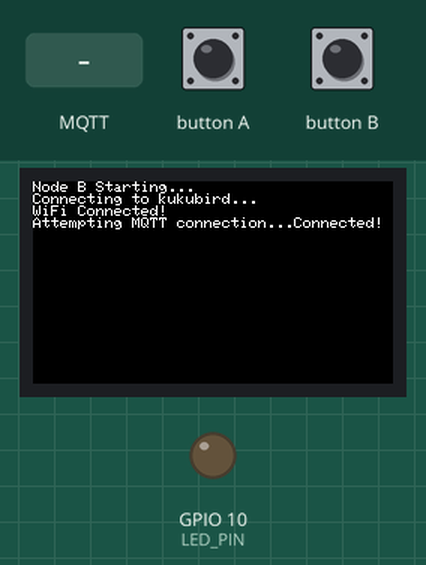
Recording of a sketch running on a simulated ESP32-S3. Parts: 240×135 colour display, output pins drawn as LEDs (lit = HIGH). The test bench sets the inputs (shaded band). WiFi joins after 1.5 s; servers stay silent unless stated; random numbers use the default seed unless the sketch sets one; no MQTT or app messages arrive unless stated.

Above: at 2.8 s.
2.9 s: MQTT message "TOGGLE" arrives on the first subscribed topic
At 3.5 s:
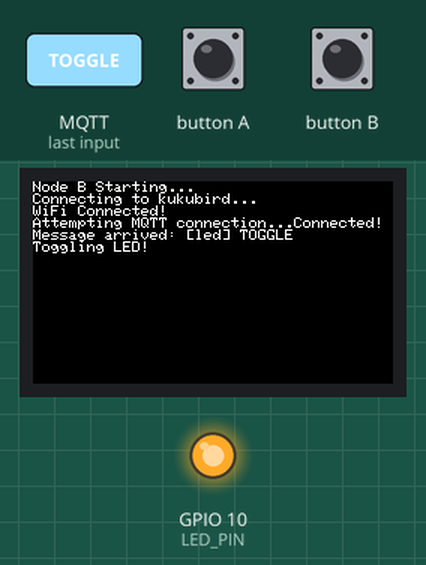
4.4 s: button A pressed for 0.15 s
At 5.6 s:
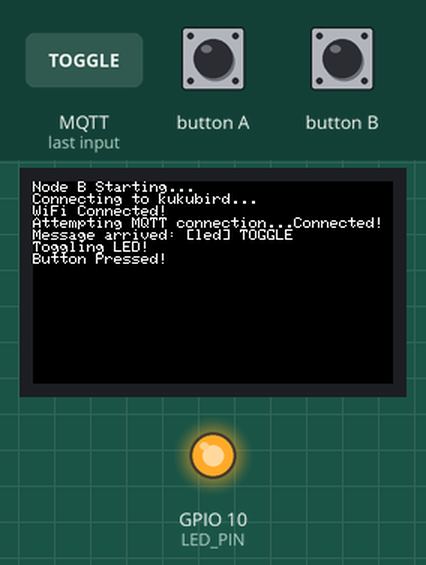
6.0 s: MQTT message "on" arrives on the first subscribed topic
At 7.0 s:
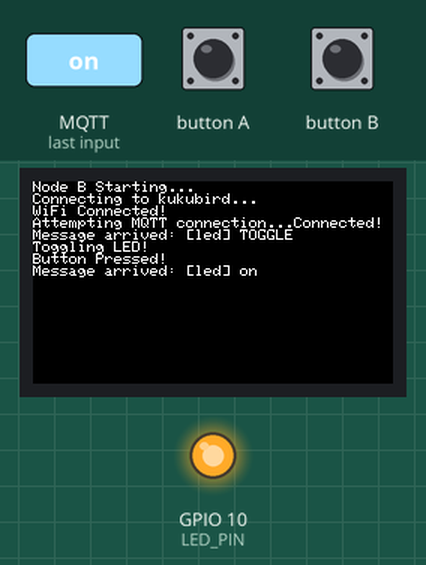
7.5 s: MQTT message "off" arrives on the first subscribed topic
At 8.2 s:
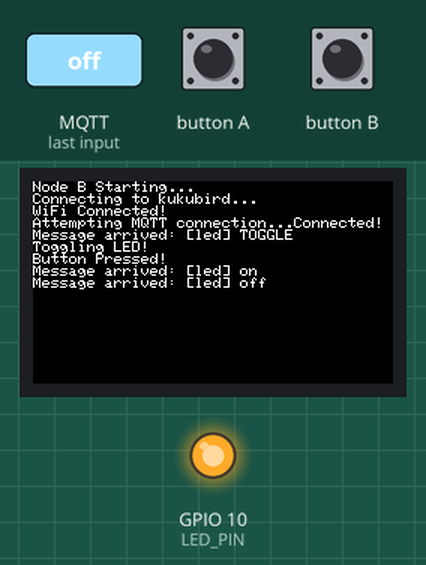
9.0 s: button A pressed for 1 s
At 9.3 s:
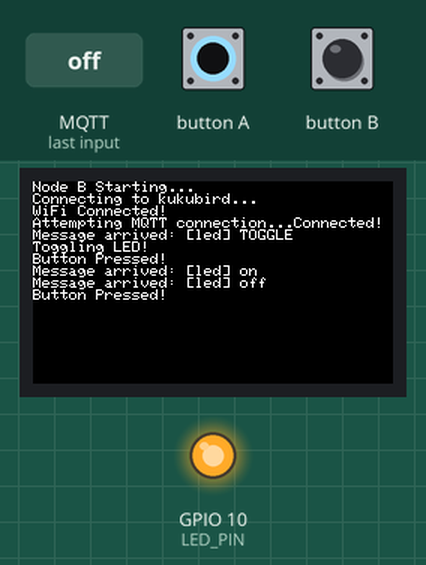
11.5 s: MQTT message "TOGGLE" arrives on the first subscribed topic
At 12.5 s:
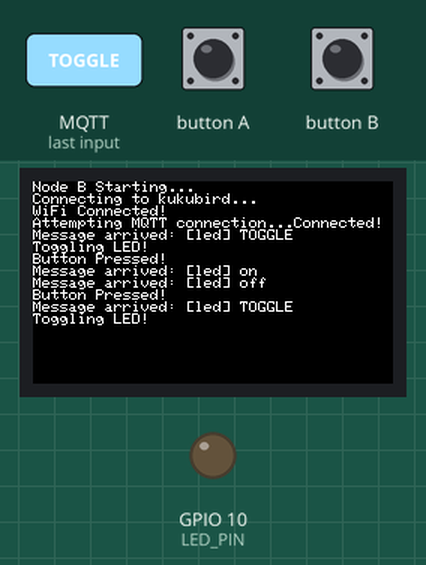
Timing chart, 0 to 14.0 s (numbered marks = the images above; inputs shaded):
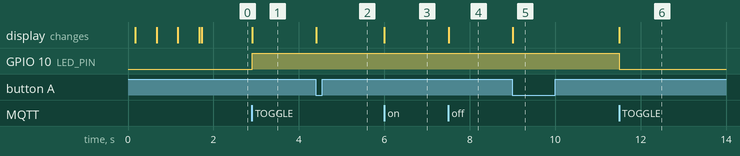

Measured:
- after the input at 2.9 s, GPIO 10 (LED_PIN): LOW → HIGH at once; the display: changes at once (image 1)
- after the input at 4.4 s, the display: changes at once (image 2)
- after the input at 6.0 s, the display: changes at once (image 3)
- after the input at 7.5 s, the display: changes at once (image 4)
- after the input at 9.0 s, the display: changes at once (image 5)
- after the input at 11.5 s, GPIO 10 (LED_PIN): HIGH → LOW at once; the display: changes at once (image 6)

The sketch:

lab4_nodeB.ino
```cpp
// NODE B
#include <WiFi.h>
#include <PubSubClient.h>
#include <M5StickCPlus.h>

// Initialize WiFi client and MQTT client
WiFiClient espClient;
PubSubClient client(espClient);

// WiFi and MQTT configurations
const char* ssid = "kukubird";  // WiFi SSID
const char* password = "kukubird";  // WiFi password
const char* mqtt_server = "172.20.10.14";  // MQTT Broker IP

#define LED_PIN 10  // Built-in LED pin on M5StickC Plus
#define BUTTON_PIN M5.BtnA  // Built-in button (Button A)

// Function prototypes for key operations
void setupWifi();  // Function to connect to WiFi
void callback(char* topic, byte* payload, unsigned int length);  // MQTT message callback handler
void reConnect();  // Function to reconnect MQTT client if disconnected

void setup() {
    M5.begin();  // Initialize M5StickC Plus hardware
    M5.Lcd.setRotation(3);  // Set the LCD screen rotation
    M5.Lcd.println("Node B Starting...");  // Initial message on LCD

    pinMode(LED_PIN, OUTPUT);  // Set LED pin as an output
    digitalWrite(LED_PIN, LOW);  // Ensure LED is off initially

    setupWifi();  // Connect to WiFi network
    client.setServer(mqtt_server, 1883);  // Set MQTT server and port
    client.setCallback(callback);  // Set the callback function for receiving messages
}

void loop() {
    M5.update();  // Update the state of the M5StickC (check for button press)

    if (!client.connected()) {  // Check if the MQTT client is connected
        reConnect();  // Reconnect to MQTT broker if not connected
    }
    client.loop();  // Keep the MQTT connection alive and process incoming messages

    // If the button (Button A) is pressed
    if (M5.BtnA.wasPressed()) {
        M5.Lcd.println("Button Pressed!");  // Display message on LCD
        client.publish("nodeB_to_nodeA_led", "TOGGLE");  // Publish a message to toggle the LED on Node A
        delay(500);  // Simple debounce to avoid multiple presses being registered
    }
}

// Function to connect to WiFi
void setupWifi() {
    delay(10);
    M5.Lcd.printf("Connecting to %s", ssid);  // Display WiFi SSID on the screen
    WiFi.mode(WIFI_STA);  // Set the WiFi mode to station (client mode)
    WiFi.begin(ssid, password);  // Start WiFi connection using the SSID and password

    // Wait for WiFi to connect
    while (WiFi.status() != WL_CONNECTED) {
        delay(500);  // Delay before checking WiFi status again
        M5.Lcd.print(".");  // Display a dot on the screen while connecting
    }
    M5.Lcd.println("\nWiFi Connected!");  // Display success message when connected
}

// Callback function for handling incoming MQTT messages
void callback(char* topic, byte* payload, unsigned int length) {
    M5.Lcd.print("Message arrived: [");  // Display topic of received message
    M5.Lcd.print(topic);
    M5.Lcd.print("] ");

    // Convert the payload (byte array) to a string
    String receivedMessage;
    for (int i = 0; i < length; i++) {
        receivedMessage += (char)payload[i];
    }
    M5.Lcd.println(receivedMessage);  // Display the received message

    // If the message topic is "led" and the message is "TOGGLE"
    if (String(topic) == "led") {
        if (receivedMessage == "TOGGLE") {  // Toggle the LED state
            M5.Lcd.println("Toggling LED!");  // Display toggle message on screen
            digitalWrite(LED_PIN, !digitalRead(LED_PIN));  // Toggle the LED state (turn on/off)
        }
    }
}

// Function to reconnect to MQTT broker if the client is disconnected
void reConnect() {
    while (!client.connected()) {  // Keep trying to reconnect until successful
        M5.Lcd.print("Attempting MQTT connection...");  // Display reconnect attempt message
        String clientId = "NodeB-";  // Create a unique client ID
        clientId += String(random(0xffff), HEX);  // Append a random number to the client ID

        // Try connecting to the MQTT broker
        if (client.connect(clientId.c_str())) {
            M5.Lcd.println("Connected!");  // Display connected message
            client.subscribe("led");  // Subscribe to the topic "led" to receive messages from Node A
        } else {
            // If connection fails, display the error code and retry after 5 seconds
            M5.Lcd.print("Failed, rc=");
            M5.Lcd.print(client.state());
            M5.Lcd.println(" retrying in 5s...");
            delay(5000);  // Wait for 5 seconds before retrying
        }
    }
}
```
